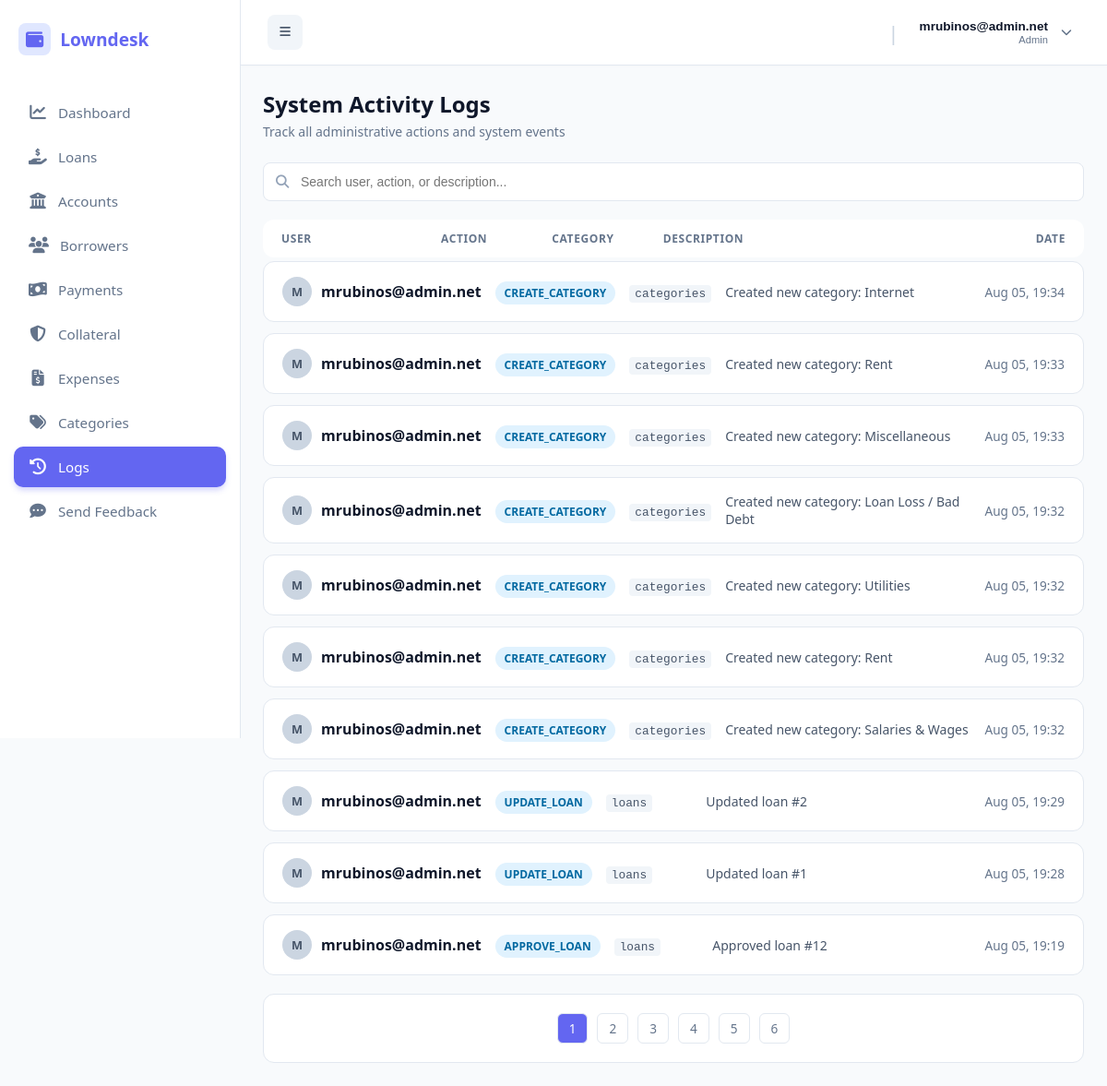
The app's page /public/index.php?url=activitylogs/index (signed in) with its own data.
### tables this page shows
CREATE TABLE `activity_logs` (
  `id` int(11) NOT NULL,
  `company_id` int(11) NOT NULL,
  `user_id` int(11) NOT NULL,
  `action` varchar(50) NOT NULL,
  `table_name` varchar(50) DEFAULT NULL,
  `record_id` int(11) DEFAULT NULL,
  `description` text DEFAULT NULL,
  `ip_address` varchar(45) DEFAULT NULL,
  `created_at` timestamp NOT NULL DEFAULT current_timestamp()
);

CREATE TABLE `users` (
  `id` int(11) NOT NULL,
  `company_id` int(11) NOT NULL,
  `username` varchar(50) NOT NULL,
  `password` varchar(255) NOT NULL,
  `role` varchar(30) DEFAULT 'admin',
  `created_at` timestamp NOT NULL DEFAULT current_timestamp(),
  `status` tinyint(1) DEFAULT 1
);

### app/controllers/ActivityLogsController.php (called while the page is built, shortened)
<?php
require_once __DIR__ . '/../models/ActivityLog.php';
class ActivitylogsController {
    private $activityModel;
    public function __construct() {
        $this->activityModel = new ActivityLog();
    }
    public function index() {
        $company_id = $_SESSION['user']['company_id'];
        $limit = 10;
        $page = isset($_GET['page']) && (int)$_GET['page'] > 0 ? (int)$_GET['page'] : 1;
        $offset = ($page - 1) * $limit;
        $totalLogs = $this->activityModel->countByCompany($company_id);
        $totalPages = ceil($totalLogs / $limit);
        $logs = $this->activityModel->getPaginatedByCompany($company_id, $limit, $offset);
        require_once __DIR__ . '/../views/admin/activitylogs/index.php';
    }
}

### public/index.php (called while the page is built, shortened)
<?php
require_once __DIR__ . "/../app/core/Database.php";
require_once __DIR__ . "/../app/core/Model.php";
$init = new App();

### app/core/Database.php (called while the page is built)
<?php
class Database {
    private static $host = "localhost";
    private static $port = "3306";
    private static $db   = "loan_saas_db";
    private static $user = "root";
    private static $pass = "";
    public static function getConnection() {
        try {
            $conn = new PDO(
                "mysql:host=" . self::$host . ";port=" . self::$port . ";dbname=" . self::$db,
                self::$user,
                self::$pass
            );
            $conn->setAttribute(PDO::ATTR_ERRMODE, PDO::ERRMODE_EXCEPTION);
            $conn->setAttribute(PDO::ATTR_DEFAULT_FETCH_MODE, PDO::FETCH_ASSOC);
            return $conn;
        } catch (Exception $e) {
            die("Database connection failed: " . $e->getMessage());
        }
    }
}

### app/core/Model.php (called while the page is built, shortened)
<?php
require_once __DIR__ . "/Database.php";
class Model {
    public function __construct() {
        $this->conn = Database::getConnection();
    }
}

### app/models/ActivityLog.php (called while the page is built, shortened)
<?php
require_once __DIR__ . '/../core/Model.php';
class ActivityLog extends Model {
    public function countByCompany($company_id) {
        $stmt = $this->conn->prepare("SELECT COUNT(*) FROM activity_logs WHERE company_id = ?");
        $stmt->execute([$company_id]);
        return $stmt->fetchColumn();
    }
    public function getPaginatedByCompany($company_id, $limit, $offset) {
        $stmt = $this->conn->prepare("
            SELECT l.*, u.username
            FROM activity_logs l
            JOIN users u ON l.user_id = u.id
            WHERE l.company_id = ?
            ORDER BY l.created_at DESC
            LIMIT ? OFFSET ?
        ");
        $stmt->bindValue(1, (int)$company_id, PDO::PARAM_INT);
        $stmt->bindValue(2, (int)$limit, PDO::PARAM_INT);
        $stmt->bindValue(3, (int)$offset, PDO::PARAM_INT);
        $stmt->execute();
        return $stmt->fetchAll(PDO::FETCH_ASSOC);
    }
}

### app/views/admin/activitylogs/index.php (the view, shortened to what this page needs)
<?php require_once dirname(__DIR__, 2) . '/layouts/header.php'; ?>
<div class="page-container">
    <div class="page-header">
        <div>
            <h1 class="page-title">System Activity Logs</h1>
            <p class="page-subtitle">Track all administrative actions and system events</p>
        </div>
    </div>
    <div class="filter-card">
        <div class="search-wrapper">
            <i class="fas fa-search search-icon"></i>
            <input type="text" id="searchInput" class="search-input" placeholder="Search user, action, or description..." onkeyup="filterLogs()">
        </div>
    </div>
    <div class="log-list">
        <div class="log-row header">
            <div>User</div>
            <div>Action</div>
            <div>Category</div>
            <div>Description</div>
            <div style="text-align: right;">Date</div>
        </div>
        <?php if (empty($logs)): ?>
            <div style="padding: 40px; text-align: center; color: #94a3b8; background: #ffffff; border: 1px solid #e2e8f0; border-radius: 12px;">No recent activities found.</div>
        <?php else: ?>
            <?php foreach ($logs as $log): ?>
                <div class="log-row log-item"
                     data-username="<?= strtolower(htmlspecialchars($log['username'])) ?>"
                     data-action="<?= strtolower(htmlspecialchars($log['action'])) ?>"
                     data-table="<?= strtolower(htmlspecialchars($log['table_name'])) ?>"
                     data-description="<?= strtolower(htmlspecialchars($log['description'])) ?>">
                    <div data-label="User" style="display: flex; align-items: center;">
                        <div style="display: flex; align-items: center; width: 100%;">
                            <div class="avatar-mini"><?= strtoupper(substr($log['username'], 0, 1)) ?></div>
                            <strong style="color: #0f172a;"><?= htmlspecialchars($log['username']) ?></strong>
                        </div>
                    </div>
                    <div data-label="Action">
                        <span class="badge-info"><?= htmlspecialchars($log['action']) ?></span>
                    </div>
                    <div data-label="Category"><code style="color: #475569; background: #f1f5f9; padding: 2px 6px; border-radius: 4px; font-size: 0.8rem;"><?= htmlspecialchars($log['table_name']) ?></code></div>
                    <div data-label="Description" style="color: #475569; font-size: 0.875rem;"><?= htmlspecialchars($log['description']) ?></div>
                    <div data-label="Date" style="text-align: right;">
                        <span style="font-size: 0.85rem; color: #64748b;">
                            <?= date('M d, H:i', strtotime($log['created_at'])) ?>
                        </span>
                    </div>
                </div>
            <?php endforeach; ?>
        <?php endif; ?>
        <?php if ($totalPages > 1): ?>
            <div style="padding: 20px; display: flex; justify-content: center; gap: 10px; background: #ffffff; border: 1px solid #e2e8f0; border-radius: 12px; margin-top: 20px;">
                <?php for ($i = 1; $i <= $totalPages; $i++): ?>
                    <a href="?url=activitylogs/index&page=<?= $i ?>"
                       style="padding: 6px 12px; border-radius: 6px; text-decoration: none;
                              background: <?= ($i == $page) ? '#6366f1' : '#fff' ?>;
                              color: <?= ($i == $page) ? '#fff' : '#64748b' ?>;
                              border: 1px solid #e2e8f0; font-size: 0.85rem;">
                        <?= $i ?>
                    </a>
                <?php endfor; ?>
            </div>
        <?php endif; ?>
    </div>
</div>
<?php require_once dirname(__DIR__, 2) . '/layouts/footer.php'; ?>

### app/views/layouts/header.php (style rules this page uses)
:root { --sidebar-bg: #ffffff; --primary-color: #6366f1; --hover-bg: #f5f3ff; --text-main: #1e293b; --text-muted: #64748b; --border-color: #e2e8f0; }
body { margin: 0; font-family: 'Segoe UI', sans-serif; background: #f8fafc; display: flex; }

### app/views/admin/activitylogs/index.php (style rules this page uses)
.page-header { display: flex; justify-content: space-between; align-items: center; margin-bottom: 24px; }
.page-title { font-size: 1.5rem; font-weight: 700; color: #0f172a; margin: 0 0 4px 0; }
.page-subtitle { color: #64748b; font-size: 0.875rem; margin: 0; }
.filter-card { display: flex; gap: 16px; margin-bottom: 20px; align-items: center; }
.search-wrapper { position: relative; flex: 1; }
.search-icon { position: absolute; left: 14px; top: 50%; transform: translateY(-50%); color: #94a3b8; font-size: 0.9rem; }
.search-input { width: 100%; padding: 12px 16px 12px 40px; background: #ffffff; border: 1px solid #e2e8f0; border-radius: 8px; font-size: 0.875rem; color: #1e293b; outline: none; box-sizing: border-box; transition: border-color 0.2s; }
.log-list { background: transparent; }
.log-row { display: grid; grid-template-columns: 1.5fr 1fr 1fr 3fr 1fr; padding: 16px 20px; background: #ffffff; border: 1px solid #e2e8f0; border-radius: 12px; margin-bottom: 12px; align-items: center; gap: 15px; transition: background-color 0.15s; }
.log-row.header { background: #ffffff; font-weight: 700; color: #64748b; font-size: 0.75rem; letter-spacing: 0.05em; text-transform: uppercase; border: none; padding: 12px 20px; margin-bottom: 4px; }
.badge-info { background: #e0f2fe; color: #0369a1; padding: 4px 10px; border-radius: 20px; font-size: 0.75rem; font-weight: 600; white-space: nowrap; }
.avatar-mini { width: 32px; height: 32px; background: #cbd5e1; border-radius: 50%; display: flex; align-items: center; justify-content: center; font-weight: bold; font-size: 0.8rem; margin-right: 10px; flex-shrink: 0; color: #475569; }

### records on screen
activity_logs: user.username "M", user.username "mrubinos@admin.net", action "CREATE_CATEGORY", table_name "categories", description "Created new category: Internet", created_at "Aug 05, 19:34"
activity_logs: user.username "M", user.username "mrubinos@admin.net", action "CREATE_CATEGORY", table_name "categories", description "Created new category: Rent", created_at "Aug 05, 19:33"
activity_logs: user.username "M", user.username "mrubinos@admin.net", action "CREATE_CATEGORY", table_name "categories", description "Created new category: Miscellaneous", created_at "Aug 05, 19:33"
activity_logs: user.username "M", user.username "mrubinos@admin.net", action "CREATE_CATEGORY", table_name "categories", description "Created new category: Loan Loss / Bad Debt", created_at "Aug 05, 19:32"
activity_logs: user.username "M", user.username "mrubinos@admin.net", action "CREATE_CATEGORY", table_name "categories", description "Created new category: Utilities", created_at "Aug 05, 19:32"
activity_logs: user.username "M", user.username "mrubinos@admin.net", action "CREATE_CATEGORY", table_name "categories", description "Created new category: Rent", created_at "Aug 05, 19:32"
activity_logs: user.username "M", user.username "mrubinos@admin.net", action "CREATE_CATEGORY", table_name "categories", description "Created new category: Salaries & Wages", created_at "Aug 05, 19:32"
activity_logs: user.username "M", user.username "mrubinos@admin.net", action "UPDATE_LOAN", table_name "loans", description "Updated loan #2", created_at "Aug 05, 19:29"
activity_logs: user.username "M", user.username "mrubinos@admin.net", action "UPDATE_LOAN", table_name "loans", description "Updated loan #1", created_at "Aug 05, 19:28"
activity_logs: user.username "M", user.username "mrubinos@admin.net", action "APPROVE_LOAN", table_name "loans", description "Approved loan #12", created_at "Aug 05, 19:19"

### other values on screen
$item['label'] "Dashboard"
$item['label'] "Loans"
$item['label'] "Accounts"
$item['label'] "Borrowers"
$item['label'] "Payments"
$item['label'] "Collateral"
$item['label'] "Expenses"
$item['label'] "Categories"
$item['label'] "Logs"
$item['label'] "Send Feedback"
$userName "mrubinos@admin.net"
$userRole ?: 'Active User' "Admin"
